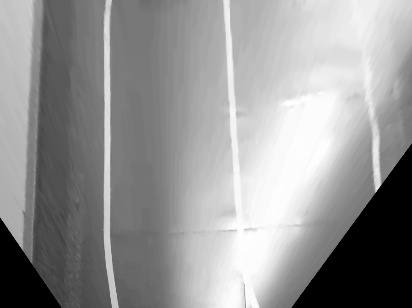
#> input picture linedetect/ss.jpg, 412 x 308 px
$ python -i equlibration.py   (imports and definitions only)
#> lines starting #> are read from the running program, lines starting #| are printed output that depends on the picture; after the words box and inside, x2 and y2 are one past the last pixel; in counts of white or black regions, pixels touching at a corner belong together
#> further down, picture is the input picture: shape (308, 412, 3); min 0, max 255, mean 148.6
import cv2, time, os
from matplotlib import pyplot as plt
import numpy as np


# [23 lines left out: function processFrame2, not called in this run]

def processFrame5(frame):
    img_size=(frame.shape[1],frame.shape[0])
#> img_size = (412, 308)
    clahe = cv2.createCLAHE(clipLimit=1.0, tileGridSize=(7,7))

    lower_gray_bgr = np.uint8([[[118,118,118]]])
    lower_gray_ = cv2.cvtColor(lower_gray_bgr,cv2.COLOR_BGR2YCrCb)

    high_gray_bgr = np.uint8([[[255,255,255]]])
    high_gray_ = cv2.cvtColor(high_gray_bgr,cv2.COLOR_BGR2YCrCb)

    ycrcb = cv2.cvtColor(frame,cv2.COLOR_BGR2YCrCb)
#> ycrcb: shape (308, 412, 3); mean of channels 0, 1, 2 148.6, 128, 128
    mask = cv2.inRange(ycrcb, lower_gray_ ,high_gray_)
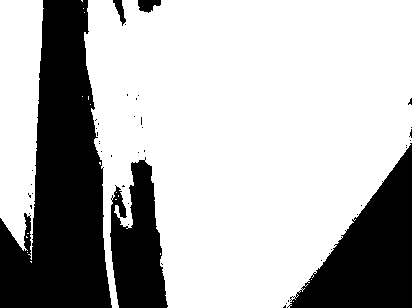
#> mask: shape (308, 412); 70.5% white; 45 black regions (40 under 20 px), largest, box (x1, y1, x2, y2) and area: (0, 0, 112, 308) 21114, (287, 143, 412, 308) 10148, (110, 157, 168, 308) 5766, (138, 0, 161, 13) 210, (113, 0, 126, 26) 148

    gray = cv2.cvtColor(frame, cv2.COLOR_BGR2GRAY)
    gray = cv2.bitwise_and(gray,gray,mask = mask)
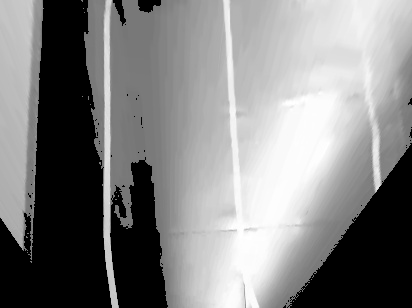
#> gray: shape (308, 412); min 0, max 255, mean 129.9

    return gray,mask


# [76 lines left out: functions videoRead, getPerspectiveTransformationMatrix, main, not called in this run]


# [2 lines not run here, left out]

>>> import cv2
>>> picture = cv2.imread('ss.jpg')
>>> result = processFrame5(picture)
